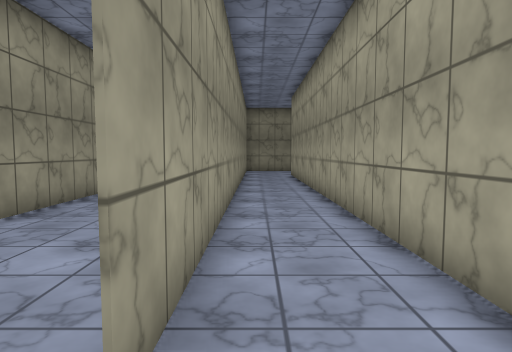
view 1 (above)

22 first-person views from a walk through a scene from a Unity 3-D project. The camera is 1.5 m above the floor, tilts 4° down and sees 75° across. The floor is counted in squares, 1 m on a side. Each view is taken from the middle of a square. On the plan, view 1 faces up. The plan holds only what a view shows up to about 15 squares ahead; the rest is blank. The place goes on beyond the plan. The player character is not drawn. Surface patterns are stand-ins for the level's own textures.

view 2
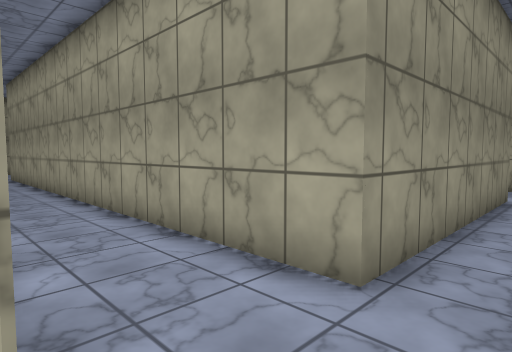

view 3
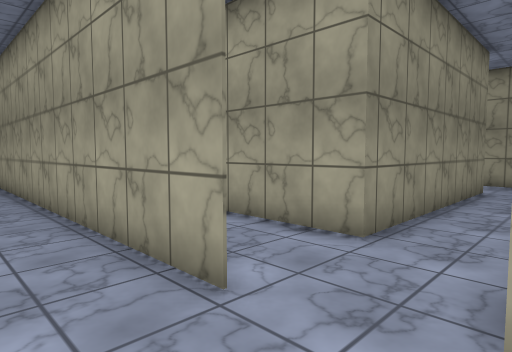

view 4
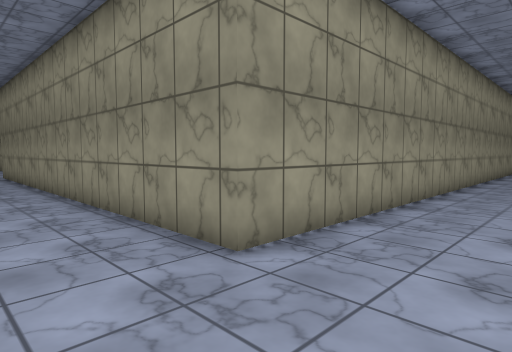

view 5
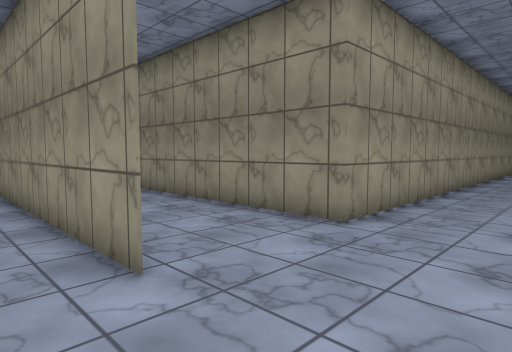

view 6
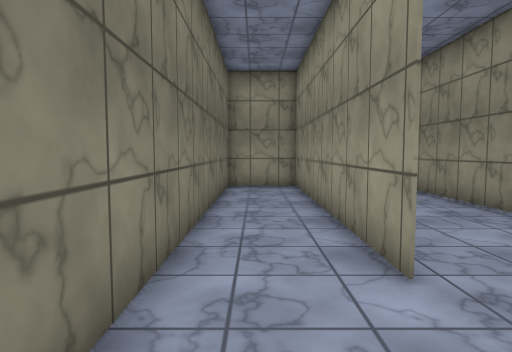

view 7
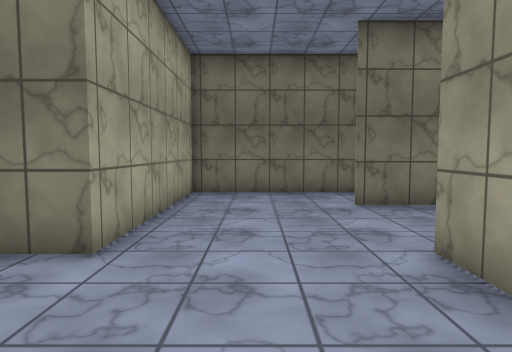

view 8
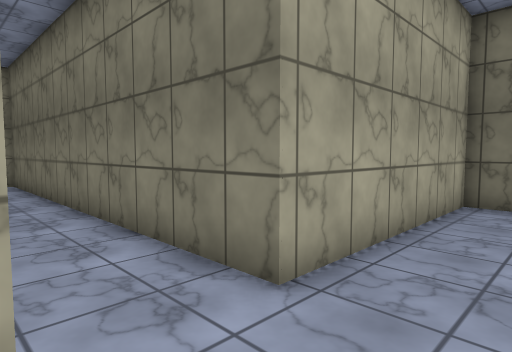

view 9
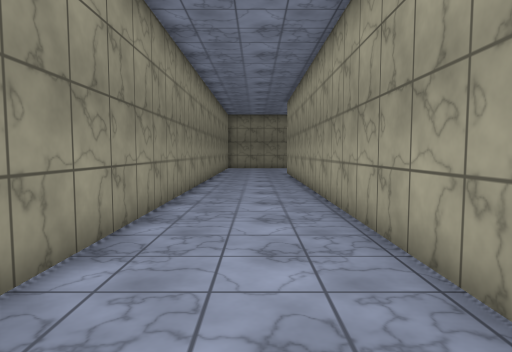

view 10
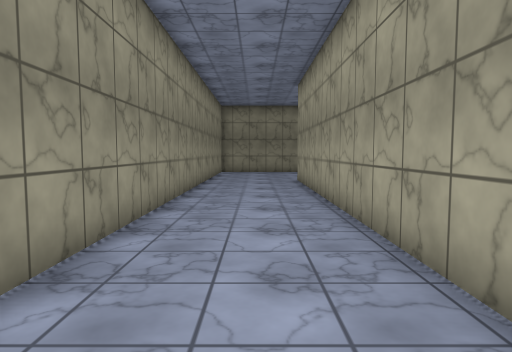

view 11
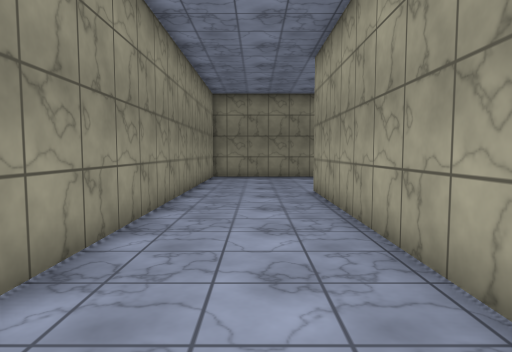

view 12
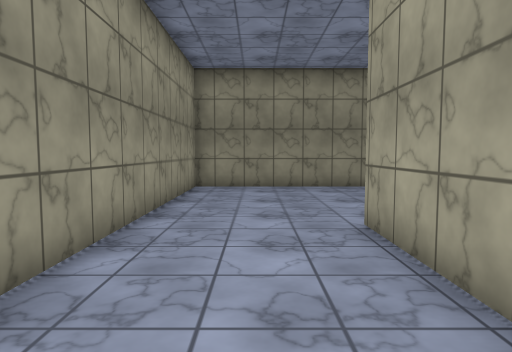

view 13
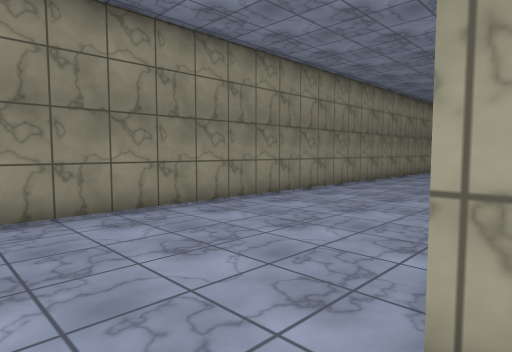

view 14
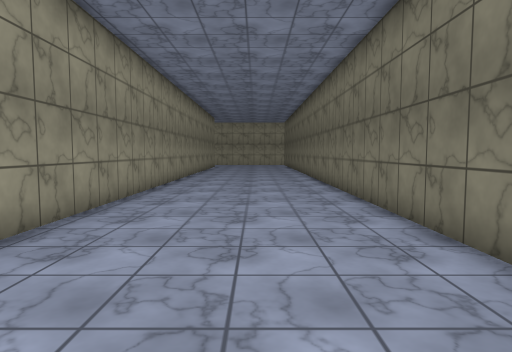

view 15
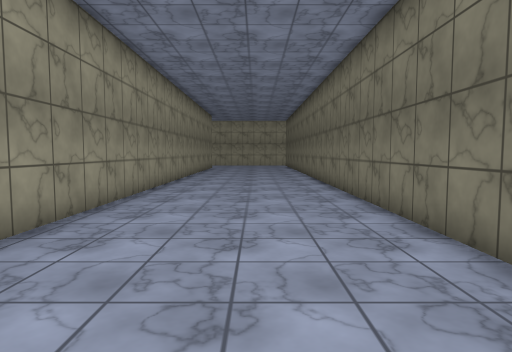

view 16
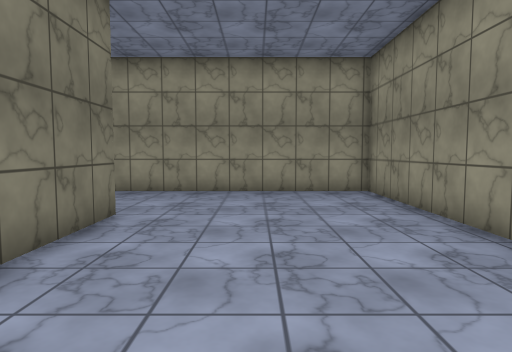

view 17
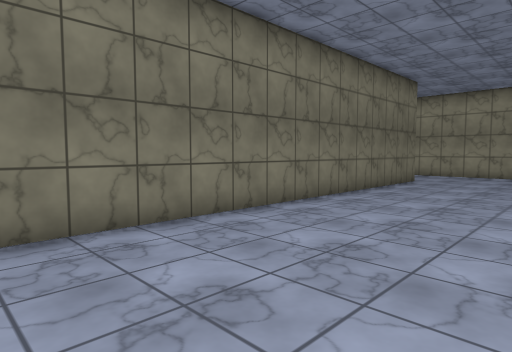

view 18
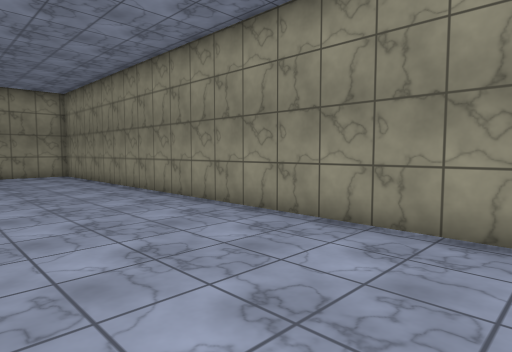

view 19
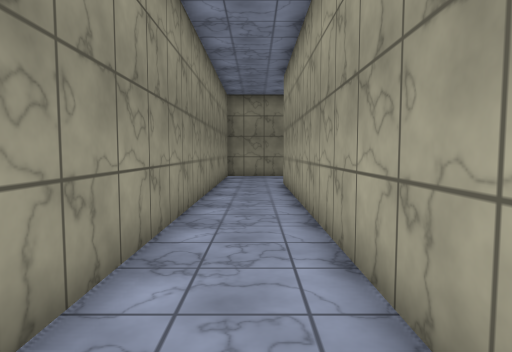

view 20
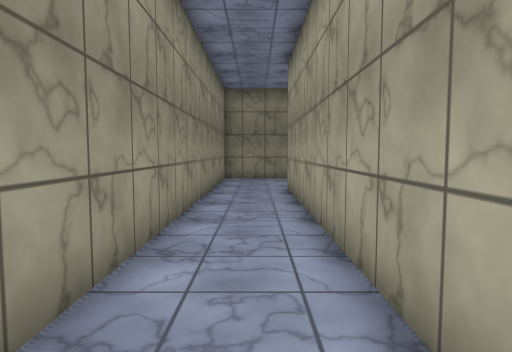

view 21
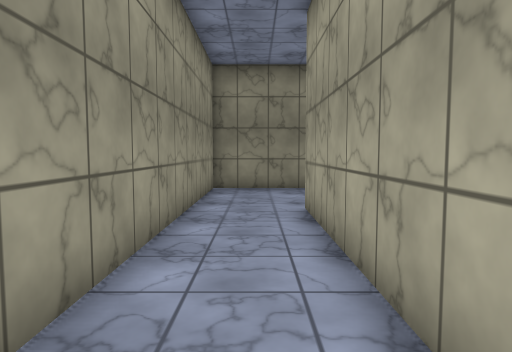

view 22
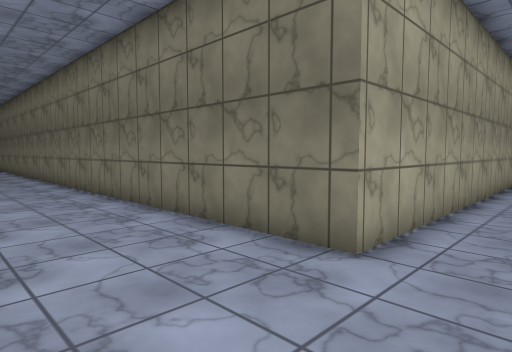

### Floor plan
Points are (right, up) in squares from view 1. A wall is a line through its corners. A room is listed if a view was taken in it or the views show most of it. See-through windows are left out.
Room 1 (views 1, 2, 19, 20, 21, 22)
walls: (3.1, 26.6) (-0.8, 26.6) (-0.8, 1.6); (-0.8, -0.7) (14.4, -0.7); (11.4, 1.7) (2.3, 1.7) (2.3, 21.7) (17, 21.7); (14.3, 1.2) (14.3, 2.2)
ways out: opening at (-1, 0.5) to room 2; opening at (12.5, 2)
Room 2 (views 3, 4, 5, 6, 7, 8, 9, 10, 11, 12, 13, 14, 15, 16, 17, 18)
walls: (-0.8, 1.6) (-0.8, 26.7) (17, 26.7); (-5.6, -5.2) (-15.5, -5.2); (-8.1, -5.2) (-5.7, -5.2); (17, 34.2) (-5.6, 34.2) (-5.6, -0.8) (-15.5, -0.8); (-15.2, -8.2) (-0.8, -8.2) (-0.8, -0.7)
ways out: opening at (-1, 0.5) to room 1

Positions as (right, up) in squares from view 1, and headings:
1: (0, 0), facing up
2: (-1, 0), facing up-right
3: (-3, -1), facing up-right
4: (-2, -4), facing up-left
5: (-2, -7), facing up-left
6: (-2, -7), facing left
7: (-3, 4), facing down
8: (-3, 2), facing down-right
9: (-3, 3), facing up
10: (-3, 9), facing up
11: (-3, 14), facing up
12: (-3, 20), facing up
13: (-3, 26), facing up-right
14: (0, 30), facing right
15: (2, 30), facing right
16: (7, 30), facing left
17: (17, 33), facing down-left
18: (17, 28), facing up-left
19: (1, 6), facing up
20: (1, 8), facing up
21: (1, 13), facing up
22: (0, 26), facing down-right
